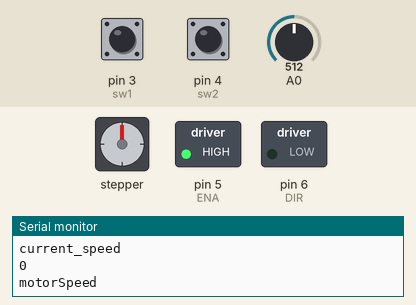
Simulated run of this sketch. Board: Arduino Uno, built with avr-gcc and run on an emulated ATmega328P. Shown: stepper motor, switched loads named in the sketch (green lamp = pin HIGH), the last lines printed to the serial monitor. The test bench sets the inputs (shaded band); at power-on: pin 3 (sw1) HIGH, pin 4 (sw2) HIGH, A0 = 512. Stepper angles assume 700 steps per turn.

Above: at 1.2 s.
1.3 s: pin 3 (sw1) pulled LOW for 3.2 s
At 5.7 s:
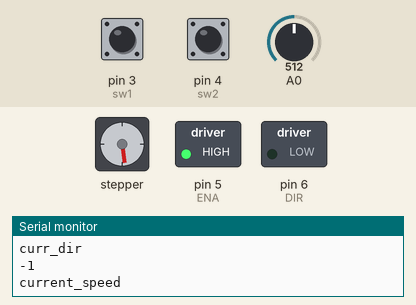
6.0 s: pin 4 (sw2) pulled LOW for 1 s
At 7.9 s:
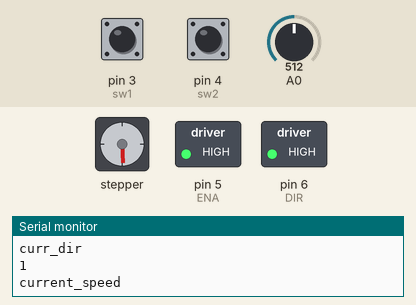
9.0 s: pin 3 (sw1) pulled LOW for 0.15 s
At 10.4 s:
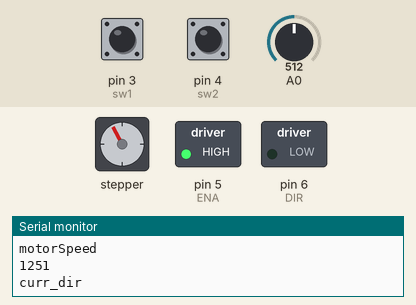
10.8 s: pin 4 (sw2) pulled LOW for 3.2 s
At 15.2 s:
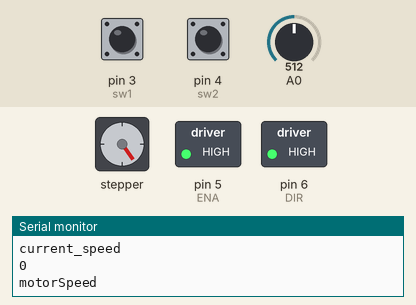
15.5 s: pin 3 (sw1) pulled LOW for 1 s
At 17.5 s:
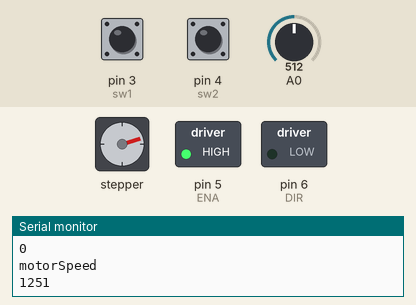
18.5 s: pin 4 (sw2) pulled LOW for 0.15 s
At 19.6 s:
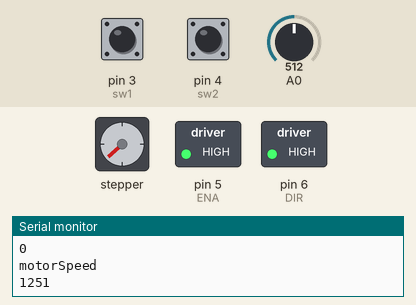
Timing chart, 0 to 21.2 s (numbered marks = the images above; inputs shaded):
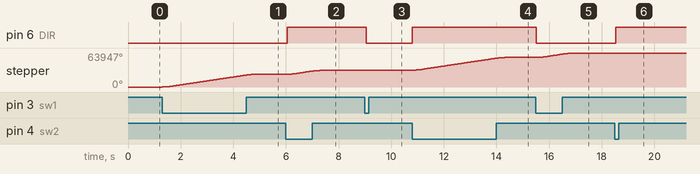

The sketch:

controlspeed_step.ino
```cpp
#include <Stepper.h>

int DIR=6; //define Direction pin
int ENA=5; //define Enable Pin
int sw1 = 3;
int sw2 = 4;
int mystep = 250;
int curr_dir=1;
int current_speed=0;
const int stepsPerRevolution = 700;  // change this to fit the number of steps per revolution
// for your motor


// initialize the stepper library on pins 8 through 11:
Stepper myStepper(stepsPerRevolution, 8,9 );

int stepCount = 0;  // number of steps the motor has taken

void setup() {
  // nothing to do inside the setup
  pinMode (DIR, OUTPUT);
  pinMode (ENA, OUTPUT);
  pinMode(sw1, INPUT_PULLUP);
  pinMode(sw2, INPUT_PULLUP);
  digitalWrite(ENA,HIGH);
  Serial.begin(9600);
}

void loop() {
  // read the sensor value:
  int sensorReading = analogRead(A0);
  // map it to a range from 0 to 100:
  int motorSpeed = map(sensorReading, 0, 1023, 0, 2500);

  if(digitalRead(sw1) ==0)
  {
    control_speed_1(motorSpeed);
  }
  if(digitalRead(sw2) ==0)
  {
    control_speed_2(motorSpeed);
  }
  if((digitalRead(sw2)&digitalRead(sw1)) == 1)
  {
    current_speed -= mystep;
    if(current_speed<=0)
    {
      current_speed = 0;
    }
    myStepper.setSpeed(current_speed);
    // step 1/100 of a revolution:
    myStepper.step(current_speed );
  }
  Serial.println("current_speed");
  Serial.println(current_speed);
  Serial.println("motorSpeed");
  Serial.println(motorSpeed);
  Serial.println("curr_dir");
  Serial.println(curr_dir);
 // Serial.println(digitalRead(sw1));
 /* Serial.println(analogRead(A0));
  Serial.println(digitalRead(sw1));
  Serial.println(digitalRead(sw2));*/
}

void control_speed_1(int ref)
{
  if(curr_dir==1)
  {
    digitalWrite(DIR,HIGH);
    current_speed -= mystep;
    if(current_speed<=0)
    {
      curr_dir = -1;
      current_speed = 0;
    }
  }
  if(curr_dir==-1)
  {
    digitalWrite(DIR,LOW);
    if(current_speed<ref)
    {
      current_speed += mystep;
    }
    else
    {
      current_speed = ref;
    }
  }
    myStepper.setSpeed(current_speed);
    // step 1/100 of a revolution:
    myStepper.step(current_speed );
}
void control_speed_2(int ref)
{
  if(curr_dir == -1)
  {
    digitalWrite(DIR,LOW);
    current_speed -= mystep;
    if(current_speed<=0)
    {
      curr_dir = 1;
      current_speed = 0;
    }
  }
  if(curr_dir == 1)
  {
    digitalWrite(DIR,HIGH);
    if(current_speed<ref)
    {
      current_speed += mystep;
    }
    else
    {
      current_speed = ref;
    }
  }
    myStepper.setSpeed(current_speed);
    // step 1/100 of a revolution:
    myStepper.step(current_speed );
}
```

Measured:
- after the input at 1.3 s, stepper: turns 23932° clockwise in 3.6 s, starting at once
- after the input at 6.0 s, pin 6 (DIR): LOW → HIGH at once; stepper: turns 7205° clockwise in 1.3 s, starting at once
- after the input at 9.0 s, pin 6 (DIR): HIGH → LOW after 0.05 s; stepper: turns 515° clockwise in 0.25 s, starting after 0.05 s
- after the input at 10.8 s, pin 6 (DIR): LOW → HIGH at once; stepper: turns 23933° clockwise in 3.6 s, starting at once
- after the input at 15.5 s, pin 6 (DIR): HIGH → LOW at once; stepper: turns 7848° clockwise in 1.4 s, starting at once
- after the input at 18.5 s, pin 6 (DIR): LOW → HIGH at once; stepper: turns 514° clockwise in 0.25 s, starting at once
